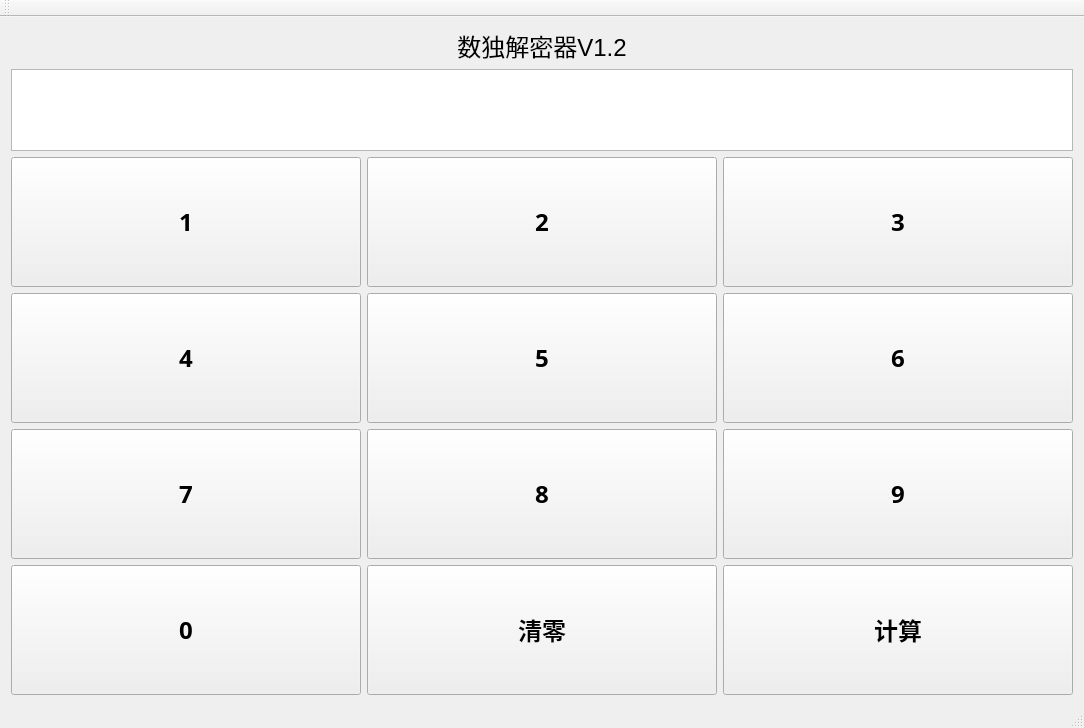
<?xml version="1.0" encoding="UTF-8"?>
<ui version="4.0">
 <class>MainWindow</class>
 <widget class="QMainWindow" name="MainWindow">
  <property name="geometry">
   <rect>
    <x>0</x>
    <y>0</y>
    <width>1080</width>
    <height>728</height>
   </rect>
  </property>
  <property name="maximumSize">
   <size>
    <width>1080</width>
    <height>2248</height>
   </size>
  </property>
  <property name="baseSize">
   <size>
    <width>720</width>
    <height>900</height>
   </size>
  </property>
  <property name="windowTitle">
   <string>MainWindow</string>
  </property>
  <widget class="QWidget" name="centralWidget">
   <layout class="QVBoxLayout" name="verticalLayout">
    <item>
     <widget class="QLabel" name="label">
      <property name="font">
       <font>
        <pointsize>18</pointsize>
       </font>
      </property>
      <property name="text">
       <string>数独解密器V1.2</string>
      </property>
      <property name="alignment">
       <set>Qt::AlignCenter</set>
      </property>
     </widget>
    </item>
    <item>
     <widget class="QTableWidget" name="tableWidget">
      <property name="font">
       <font>
        <pointsize>20</pointsize>
        <weight>75</weight>
        <bold>true</bold>
       </font>
      </property>
     </widget>
    </item>
    <item>
     <layout class="QHBoxLayout" name="horizontalLayout_2">
      <item>
       <widget class="QPushButton" name="P1">
        <property name="minimumSize">
         <size>
          <width>0</width>
          <height>130</height>
         </size>
        </property>
        <property name="font">
         <font>
          <family>等线</family>
          <pointsize>18</pointsize>
          <weight>75</weight>
          <bold>true</bold>
         </font>
        </property>
        <property name="text">
         <string>1</string>
        </property>
       </widget>
      </item>
      <item>
       <widget class="QPushButton" name="P2">
        <property name="minimumSize">
         <size>
          <width>0</width>
          <height>130</height>
         </size>
        </property>
        <property name="font">
         <font>
          <family>等线</family>
          <pointsize>18</pointsize>
          <weight>75</weight>
          <bold>true</bold>
         </font>
        </property>
        <property name="text">
         <string>2</string>
        </property>
       </widget>
      </item>
      <item>
       <widget class="QPushButton" name="P3">
        <property name="minimumSize">
         <size>
          <width>0</width>
          <height>130</height>
         </size>
        </property>
        <property name="font">
         <font>
          <family>等线</family>
          <pointsize>18</pointsize>
          <weight>75</weight>
          <bold>true</bold>
         </font>
        </property>
        <property name="text">
         <string>3</string>
        </property>
       </widget>
      </item>
     </layout>
    </item>
    <item>
     <layout class="QHBoxLayout" name="horizontalLayout_3">
      <item>
       <widget class="QPushButton" name="P4">
        <property name="minimumSize">
         <size>
          <width>0</width>
          <height>130</height>
         </size>
        </property>
        <property name="font">
         <font>
          <family>等线</family>
          <pointsize>18</pointsize>
          <weight>75</weight>
          <bold>true</bold>
         </font>
        </property>
        <property name="text">
         <string>4</string>
        </property>
       </widget>
      </item>
      <item>
       <widget class="QPushButton" name="P5">
        <property name="minimumSize">
         <size>
          <width>0</width>
          <height>130</height>
         </size>
        </property>
        <property name="font">
         <font>
          <family>等线</family>
          <pointsize>18</pointsize>
          <weight>75</weight>
          <bold>true</bold>
         </font>
        </property>
        <property name="text">
         <string>5</string>
        </property>
       </widget>
      </item>
      <item>
       <widget class="QPushButton" name="P6">
        <property name="minimumSize">
         <size>
          <width>0</width>
          <height>130</height>
         </size>
        </property>
        <property name="font">
         <font>
          <family>等线</family>
          <pointsize>18</pointsize>
          <weight>75</weight>
          <bold>true</bold>
         </font>
        </property>
        <property name="text">
         <string>6</string>
        </property>
        <property name="autoDefault">
         <bool>false</bool>
        </property>
       </widget>
      </item>
     </layout>
    </item>
    <item>
     <layout class="QHBoxLayout" name="horizontalLayout_4">
      <item>
       <widget class="QPushButton" name="P7">
        <property name="minimumSize">
         <size>
          <width>0</width>
          <height>130</height>
         </size>
        </property>
        <property name="font">
         <font>
          <family>等线</family>
          <pointsize>18</pointsize>
          <weight>75</weight>
          <bold>true</bold>
         </font>
        </property>
        <property name="text">
         <string>7</string>
        </property>
       </widget>
      </item>
      <item>
       <widget class="QPushButton" name="P8">
        <property name="minimumSize">
         <size>
          <width>0</width>
          <height>130</height>
         </size>
        </property>
        <property name="font">
         <font>
          <family>等线</family>
          <pointsize>18</pointsize>
          <weight>75</weight>
          <bold>true</bold>
         </font>
        </property>
        <property name="text">
         <string>8</string>
        </property>
       </widget>
      </item>
      <item>
       <widget class="QPushButton" name="P9">
        <property name="minimumSize">
         <size>
          <width>0</width>
          <height>130</height>
         </size>
        </property>
        <property name="font">
         <font>
          <family>等线</family>
          <pointsize>18</pointsize>
          <weight>75</weight>
          <bold>true</bold>
         </font>
        </property>
        <property name="text">
         <string>9</string>
        </property>
       </widget>
      </item>
     </layout>
    </item>
    <item>
     <layout class="QHBoxLayout" name="horizontalLayout">
      <item>
       <widget class="QPushButton" name="P0">
        <property name="minimumSize">
         <size>
          <width>350</width>
          <height>130</height>
         </size>
        </property>
        <property name="font">
         <font>
          <family>等线</family>
          <pointsize>18</pointsize>
          <weight>75</weight>
          <bold>true</bold>
         </font>
        </property>
        <property name="text">
         <string>0</string>
        </property>
       </widget>
      </item>
      <item>
       <spacer name="horizontalSpacer">
        <property name="orientation">
         <enum>Qt::Horizontal</enum>
        </property>
        <property name="sizeHint" stdset="0">
         <size>
          <width>40</width>
          <height>20</height>
         </size>
        </property>
       </spacer>
      </item>
      <item>
       <widget class="QPushButton" name="pushButton_2">
        <property name="minimumSize">
         <size>
          <width>350</width>
          <height>130</height>
         </size>
        </property>
        <property name="font">
         <font>
          <family>等线</family>
          <pointsize>18</pointsize>
          <weight>75</weight>
          <bold>true</bold>
         </font>
        </property>
        <property name="text">
         <string>清零</string>
        </property>
       </widget>
      </item>
      <item>
       <widget class="QPushButton" name="pushButton">
        <property name="minimumSize">
         <size>
          <width>350</width>
          <height>130</height>
         </size>
        </property>
        <property name="font">
         <font>
          <family>等线</family>
          <pointsize>18</pointsize>
          <weight>75</weight>
          <bold>true</bold>
         </font>
        </property>
        <property name="text">
         <string>计算</string>
        </property>
       </widget>
      </item>
     </layout>
    </item>
   </layout>
  </widget>
  <widget class="QMenuBar" name="menuBar">
   <property name="geometry">
    <rect>
     <x>0</x>
     <y>0</y>
     <width>1080</width>
     <height>23</height>
    </rect>
   </property>
  </widget>
  <widget class="QToolBar" name="mainToolBar">
   <attribute name="toolBarArea">
    <enum>TopToolBarArea</enum>
   </attribute>
   <attribute name="toolBarBreak">
    <bool>false</bool>
   </attribute>
  </widget>
  <widget class="QStatusBar" name="statusBar"/>
 </widget>
 <layoutdefault spacing="6" margin="11"/>
 <resources/>
 <connections/>
</ui>
